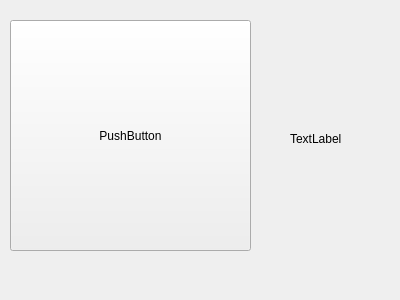
<?xml version="1.0" encoding="UTF-8"?>
<ui version="4.0">
 <class>ExampleWidget</class>
 <widget class="QWidget" name="ExampleWidget">
  <property name="geometry">
   <rect>
    <x>0</x>
    <y>0</y>
    <width>400</width>
    <height>300</height>
   </rect>
  </property>
  <property name="windowTitle">
   <string>Form</string>
  </property>
  <widget class="QPushButton" name="example_push_button">
   <property name="geometry">
    <rect>
     <x>10</x>
     <y>20</y>
     <width>241</width>
     <height>231</height>
    </rect>
   </property>
   <property name="text">
    <string>PushButton</string>
   </property>
  </widget>
  <widget class="QLabel" name="example_label">
   <property name="geometry">
    <rect>
     <x>290</x>
     <y>130</y>
     <width>67</width>
     <height>17</height>
    </rect>
   </property>
   <property name="text">
    <string>TextLabel</string>
   </property>
  </widget>
 </widget>
 <resources/>
 <connections/>
</ui>
